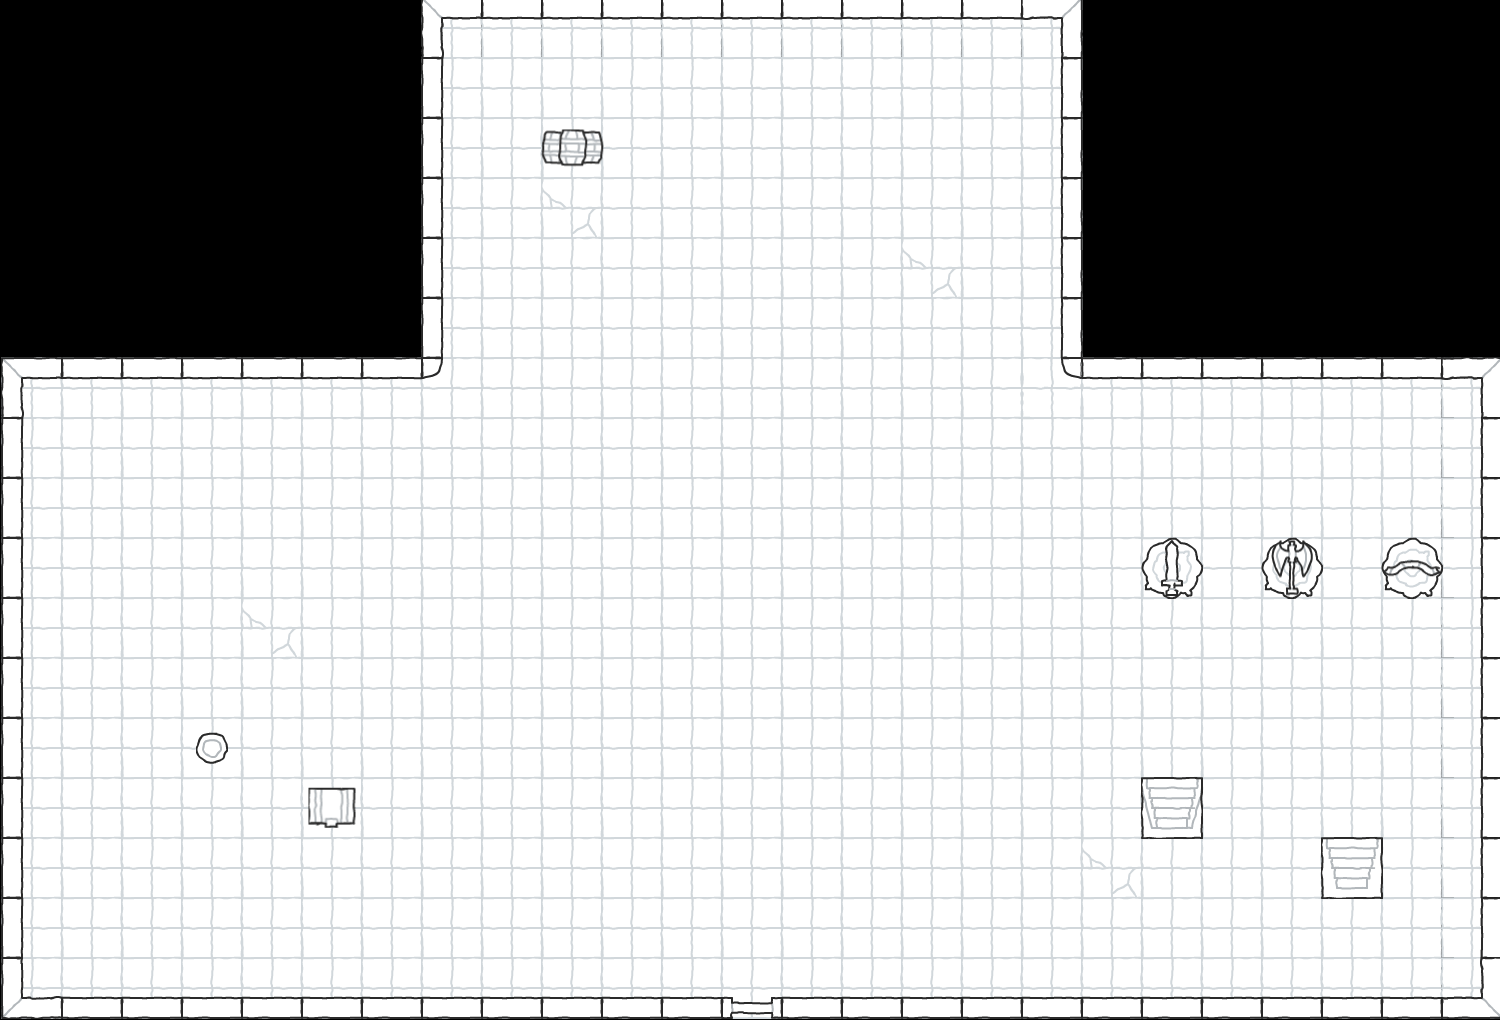

Below is a game level as drawn by its tile map, then a one-line description and the .tmx file that defines it, in full:
An orthogonal 25x17 tile map with 60x60 px tiles, 4 tile layers (Ground, Walls, Display Bases, Objects) and 16 objects (Alcove North, Alcove West, Alcove East, West Shoulder, East Shoulder, ...).

<map version="1.4" tiledversion="1.4.3" orientation="orthogonal" renderorder="right-down" width="25" height="17" tilewidth="60" tileheight="60" infinite="0" nextlayerid="7" nextobjectid="17">
 <tileset firstgid="1" source="../../Kenney/scribble-dungeons/Tiled/sampleSheet.tsx" />
 <layer id="1" name="Ground" width="25" height="17">
  <data encoding="csv">
0,0,0,0,0,0,0,15,15,15,15,15,15,15,15,15,15,15,0,0,0,0,0,0,0,
0,0,0,0,0,0,0,15,15,15,15,15,15,15,15,15,15,15,0,0,0,0,0,0,0,
0,0,0,0,0,0,0,15,15,15,15,15,15,15,15,15,15,15,0,0,0,0,0,0,0,
0,0,0,0,0,0,0,15,15,71,15,15,15,15,15,15,15,15,0,0,0,0,0,0,0,
0,0,0,0,0,0,0,15,15,15,15,15,15,15,15,71,15,15,0,0,0,0,0,0,0,
0,0,0,0,0,0,0,15,15,15,15,15,15,15,15,15,15,15,0,0,0,0,0,0,0,
15,15,15,15,15,15,15,59,15,15,15,15,15,15,15,15,15,2147483707,15,15,15,15,15,15,15,
15,15,15,15,15,15,15,15,15,15,15,15,15,15,15,15,15,15,15,15,15,15,15,15,15,
15,15,15,15,15,15,15,15,15,15,15,15,15,15,15,15,15,15,15,15,15,15,15,15,15,
15,15,15,15,15,15,15,15,15,15,15,15,15,15,15,15,15,15,15,15,15,15,15,15,15,
15,15,15,15,71,15,15,15,15,15,15,15,15,15,15,15,15,15,15,15,15,15,15,15,15,
15,15,15,15,15,15,15,15,15,15,15,15,15,15,15,15,15,15,15,15,15,15,15,15,15,
15,15,15,15,15,15,15,15,15,15,15,15,15,15,15,15,15,15,15,15,15,15,15,15,15,
15,15,15,15,15,15,15,15,15,15,15,15,15,15,15,15,15,15,15,15,15,15,15,15,15,
15,15,15,15,15,15,15,15,15,15,15,15,15,15,15,15,15,15,71,15,15,15,15,15,15,
15,15,15,15,15,15,15,15,15,15,15,15,15,15,15,15,15,15,15,15,15,15,15,15,15,
15,15,15,15,15,15,15,15,15,15,15,15,15,15,15,15,15,15,15,15,15,15,15,15,15
</data>
 </layer>
 <layer id="2" name="Walls" width="25" height="17">
  <data encoding="csv">
0,0,0,0,0,0,0,10,11,11,11,11,11,11,11,11,11,2684354570,0,0,0,0,0,0,0,
0,0,0,0,0,0,0,1610612747,0,0,0,0,0,0,0,0,0,2684354571,0,0,0,0,0,0,0,
0,0,0,0,0,0,0,1610612747,0,0,0,0,0,0,0,0,0,2684354571,0,0,0,0,0,0,0,
0,0,0,0,0,0,0,1610612747,0,0,0,0,0,0,0,0,0,2684354571,0,0,0,0,0,0,0,
0,0,0,0,0,0,0,1610612747,0,0,0,0,0,0,0,0,0,2684354571,0,0,0,0,0,0,0,
0,0,0,0,0,0,0,1610612747,0,0,0,0,0,0,0,0,0,2684354571,0,0,0,0,0,0,0,
10,11,11,11,11,11,11,0,0,0,0,0,0,0,0,0,0,0,11,11,11,11,11,11,2684354570,
1610612747,0,0,0,0,0,0,0,0,0,0,0,0,0,0,0,0,0,0,0,0,0,0,0,2684354571,
1610612747,0,0,0,0,0,0,0,0,0,0,0,0,0,0,0,0,0,0,0,0,0,0,0,2684354571,
1610612747,0,0,0,0,0,0,0,0,0,0,0,0,0,0,0,0,0,0,0,0,0,0,0,2684354571,
1610612747,0,0,0,0,0,0,0,0,0,0,0,0,0,0,0,0,0,0,0,0,0,0,0,2684354571,
1610612747,0,0,0,0,0,0,0,0,0,0,0,0,0,0,0,0,0,0,0,0,0,0,0,2684354571,
1610612747,0,0,0,0,0,0,0,0,0,0,0,0,0,0,0,0,0,0,0,0,0,0,0,2684354571,
1610612747,0,0,0,0,0,0,0,0,0,0,0,0,0,0,0,0,0,0,0,0,0,0,0,2684354571,
1610612747,0,0,0,0,0,0,0,0,0,0,0,0,0,0,0,0,0,0,0,0,0,0,0,2684354571,
1610612747,0,0,0,0,0,0,0,0,0,0,0,0,0,0,0,0,0,0,0,0,0,0,0,2684354571,
1610612746,3221225483,3221225483,3221225483,3221225483,3221225483,3221225483,3221225483,3221225483,3221225483,3221225483,3221225483,3221225484,3221225483,3221225483,3221225483,3221225483,3221225483,3221225483,3221225483,3221225483,3221225483,3221225483,3221225483,3221225482
</data>
 </layer>
 <layer id="3" name="Display Bases" width="25" height="17">
  <data encoding="csv">
0,0,0,0,0,0,0,0,0,0,0,0,0,0,0,0,0,0,0,0,0,0,0,0,0,
0,0,0,0,0,0,0,0,0,0,0,0,0,0,0,0,0,0,0,0,0,0,0,0,0,
0,0,0,0,0,0,0,0,0,0,0,0,0,0,0,0,0,0,0,0,0,0,0,0,0,
0,0,0,0,0,0,0,0,0,0,0,0,0,0,0,0,0,0,0,0,0,0,0,0,0,
0,0,0,0,0,0,0,0,0,0,0,0,0,0,0,0,0,0,0,0,0,0,0,0,0,
0,0,0,0,0,0,0,0,0,0,0,0,0,0,0,0,0,0,0,0,0,0,0,0,0,
0,0,0,0,0,0,0,0,0,0,0,0,0,0,0,0,0,0,0,0,0,0,0,0,0,
0,0,0,0,0,0,0,0,0,0,0,0,0,0,0,0,0,0,0,0,0,0,0,0,0,
0,0,0,0,0,0,0,0,0,0,0,0,0,0,0,0,0,0,0,0,0,0,0,0,0,
0,0,0,0,0,0,0,0,0,0,0,0,0,0,0,0,0,0,0,110,0,110,0,110,0,
0,0,0,0,0,0,0,0,0,0,0,0,0,0,0,0,0,0,0,0,0,0,0,0,0,
0,0,0,0,0,0,0,0,0,0,0,0,0,0,0,0,0,0,0,0,0,0,0,0,0,
0,0,0,0,0,0,0,0,0,0,0,0,0,0,0,0,0,0,0,0,0,0,0,0,0,
0,0,0,0,0,0,0,0,0,0,0,0,0,0,0,0,0,0,0,0,0,0,0,0,0,
0,0,0,0,0,0,0,0,0,0,0,0,0,0,0,0,0,0,0,0,0,0,0,0,0,
0,0,0,0,0,0,0,0,0,0,0,0,0,0,0,0,0,0,0,0,0,0,0,0,0,
0,0,0,0,0,0,0,0,0,0,0,0,0,0,0,0,0,0,0,0,0,0,0,0,0
</data>
 </layer>
 <layer id="4" name="Objects" width="25" height="17">
  <data encoding="csv">
0,0,0,0,0,0,0,0,0,0,0,0,0,0,0,0,0,0,0,0,0,0,0,0,0,
0,0,0,0,0,0,0,0,0,0,0,0,0,0,0,0,0,0,0,0,0,0,0,0,0,
0,0,0,0,0,0,0,0,0,55,0,0,0,0,0,0,0,0,0,0,0,0,0,0,0,
0,0,0,0,0,0,0,0,0,0,0,0,0,0,0,0,0,0,0,0,0,0,0,0,0,
0,0,0,0,0,0,0,0,0,0,0,0,0,0,0,0,0,0,0,0,0,0,0,0,0,
0,0,0,0,0,0,0,0,0,0,0,0,0,0,0,0,0,0,0,0,0,0,0,0,0,
0,0,0,0,0,0,0,0,0,0,0,0,0,0,0,0,0,0,0,0,0,0,0,0,0,
0,0,0,0,0,0,0,0,0,0,0,0,0,0,0,0,0,0,0,0,0,0,0,0,0,
0,0,0,0,0,0,0,0,0,0,0,0,0,0,0,0,0,0,0,0,0,0,0,0,0,
0,0,0,0,0,0,0,0,0,0,0,0,0,0,0,0,0,0,0,129,0,142,0,133,0,
0,0,0,0,0,0,0,0,0,0,0,0,0,0,0,0,0,0,0,0,0,0,0,0,0,
0,0,0,0,0,0,0,0,0,0,0,0,0,0,0,0,0,0,0,0,0,0,0,0,0,
0,0,0,27,0,0,0,0,0,0,0,0,0,0,0,0,0,0,0,0,0,0,0,0,0,
0,0,0,0,0,68,0,0,0,0,0,0,0,0,0,0,0,0,0,64,0,0,0,0,0,
0,0,0,0,0,0,0,0,0,0,0,0,0,0,0,0,0,0,0,0,0,0,50,0,0,
0,0,0,0,0,0,0,0,0,0,0,0,0,0,0,0,0,0,0,0,0,0,0,0,0,
0,0,0,0,0,0,0,0,0,0,0,0,0,0,0,0,0,0,0,0,0,0,0,0,0
</data>
 </layer>
 <objectgroup id="5" name="Collision">
  <object id="1" name="Alcove North" x="420" y="0" width="660" height="26" />
  <object id="2" name="Alcove West" x="420" y="26" width="26" height="360" />
  <object id="3" name="Alcove East" x="1054" y="26" width="26" height="360" />
  <object id="4" name="West Shoulder" x="0" y="360" width="446" height="26" />
  <object id="5" name="East Shoulder" x="1054" y="360" width="446" height="26" />
  <object id="6" name="South Wall" x="0" y="994" width="1500" height="26" />
  <object id="7" name="West Wall" x="0" y="386" width="26" height="608" />
  <object id="8" name="East Wall" x="1474" y="386" width="26" height="608" />
  <object id="9" name="Barrel Footprint" x="196" y="753" width="30" height="24" />
  <object id="10" name="Upper Barrels" x="554" y="150" width="32" height="30" />
  <object id="11" name="Chest Footprint" x="310" y="815" width="42" height="21" />
  <object id="12" name="Weapon Stand 19" x="1150" y="570" width="44" height="24" />
  <object id="13" name="Weapon Stand 21" x="1270" y="570" width="44" height="24" />
  <object id="14" name="Weapon Stand 23" x="1390" y="570" width="44" height="24" />
 </objectgroup>
 <objectgroup id="6" name="Spawns">
  <object id="15" name="Player" x="750" y="570">
   <point />
  </object>
  <object id="16" name="Dummy" x="750" y="330">
   <point />
  </object>
 </objectgroup>
</map>
